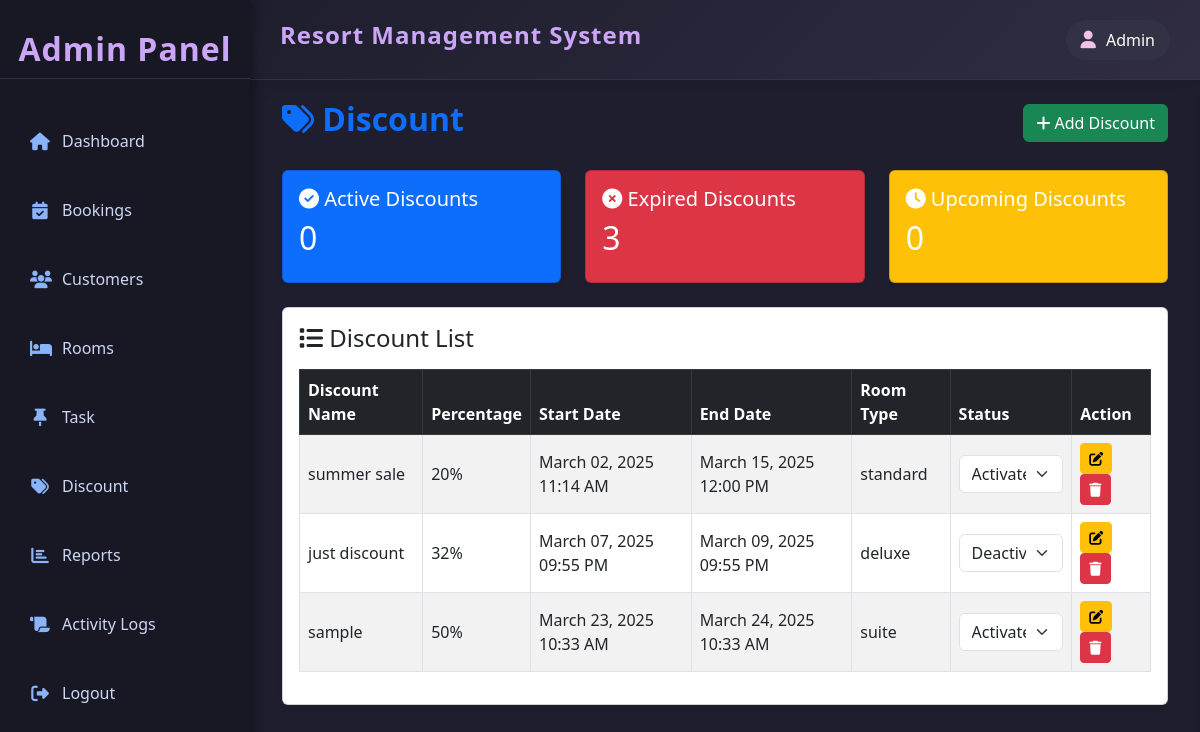
Screenshot of /admin/discount/index.php (signed in) with the database file from the repository.
### tables this page shows
CREATE TABLE IF NOT EXISTS `discount` (
  `discount_id` int(11) NOT NULL AUTO_INCREMENT,
  `discount_name` varchar(50) NOT NULL,
  `discount_percentage` int(11) NOT NULL,
  `discount_start` datetime NOT NULL,
  `discount_end` datetime NOT NULL,
  `discount_status` enum('activate','deactivate') NOT NULL,
  `applicable_room` enum('standard','single_room','deluxe','family_room','studio_room','suite') NOT NULL,
  `created_at` datetime NOT NULL DEFAULT current_timestamp(),
  `updated_at` datetime NOT NULL DEFAULT current_timestamp(),
  PRIMARY KEY (`discount_id`)
);

### admin/includes/system_update.php (called while the page is built, shortened)
<?php
$track_query="SELECT
(SELECT COUNT(*) FROM discount WHERE discount_start<=NOW() && discount_end>=NOW()) AS active_discount,
(SELECT COUNT(*) FROM discount WHERE discount_start<NOW() && discount_end<NOW()) AS expired_discount,
(SELECT COUNT(*) FROM discount WHERE discount_start>NOW() && discount_end>NOW()) AS upcoming_discount;";
?>

### admin/discount/index.php (the view, shortened to what this page needs)
<?php
include('../../resources/database/config.php');
include ('../includes/template.php');
include("../includes/system_update.php");
$discount="SELECT * FROM discount ";
$result=mysqli_query($conn,$discount);
$track_result=mysqli_query($conn,$track_query);
$track=mysqli_fetch_assoc($track_result);
?>
<div class="content" style="color:#fff;">
    <div class="container-fluid">
        <div class="d-flex justify-content-between align-items-center mb-4">
            <h2 class="fw-bold text-primary"><i class="fas fa-tags"></i> Discount</h2>
            <button class="btn btn-success"  onclick="window.location.href='create.php'">
                <i class="fas fa-plus"></i> Add Discount
            </button>
        </div>
        <div class="row mb-4">
            <div class="col-md-4">
                <div class="card text-white bg-primary shadow-sm">
                    <div class="card-body">
                        <h5 class="card-title"><i class="fas fa-check-circle"></i> Active Discounts</h5>
                        <h2><?php echo $track['active_discount'] ?></h2>
                    </div>
                </div>
            </div>
            <div class="col-md-4">
                <div class="card text-white bg-danger shadow-sm">
                    <div class="card-body">
                        <h5 class="card-title"><i class="fas fa-times-circle"></i> Expired Discounts</h5>
                        <h2><?php echo $track['expired_discount'] ?></h2>
                    </div>
                </div>
            </div>
            <div class="col-md-4">
                <div class="card text-white bg-warning shadow-sm">
                    <div class="card-body">
                        <h5 class="card-title"><i class="fas fa-clock"></i> Upcoming Discounts</h5>
                        <h2><?php echo $track['upcoming_discount'] ?></h2>
                    </div>
                </div>
            </div>
        </div>
        <div class="card shadow-sm">
            <div class="card-body">
                <h4 class="mb-3"><i class="fas fa-list"></i> Discount List</h4>
                <div class="table-responsive">
                    <table class="table table-bordered table-striped align-middle">
                        <thead class="table-dark">
                            <tr>
                                <th>Discount Name</th>
                                <th>Percentage</th>
                                <th>Start Date</th>
                                <th>End Date</th>
                                <th>Room Type</th>
                                <th>Status</th>
                                <th>Action</th>
                            </tr>
                        </thead>
                        <tbody>
                            <?php while($row=mysqli_fetch_assoc($result)){
                                $start = date("F d, Y h:i A", strtotime($row['discount_start']));
                                $end= date("F d, Y h:i A", strtotime($row['discount_end']));
                                $status=($row['discount_status'] == 'activate') ? 'selected' : '';
                                echo " <tr>
                                            <td>{$row['discount_name']}</td>
                                            <td>{$row['discount_percentage']}%</td>
                                            <td>$start</td>
                                            <td>$end</td>
                                            <td>{$row['applicable_room']}</td>
                                            <td><form action='update.php?id={$row['discount_id']}' method='POST'>
                                                <select class='form-select' name='status' onchange='this.form.submit()'>
                                                <option value='activate' ". ($status ? "selected" : "") .">Activate</option>
                                                <option value='deactivate' ". ($status ? "" : "selected") .">Deactivate</option>
                                                </select>
                                                <input type='hidden' name='applicable_room' value='{$row['applicable_room']}'>
                                            </form>
                                            </td>
                                            <td>
                                                <a class='btn btn-sm btn-warning' href='edit.php?id={$row['discount_id']}'><i class='fas fa-edit'></i></a>
                                                <a class='btn btn-sm btn-danger' href='delete.php?id={$row['discount_id']}'><i class='fas fa-trash'></i></a>
                                            </td>
                                        </tr>";
                            } ?>
                        </tbody>
                    </table>
                </div>
            </div>
        </div>
    </div>
</div>

### admin/includes/template.php (style rules this page uses)
body { display: grid; grid-template-columns: 250px 100px 100px auto; grid-template-rows: 80px 100px auto 100px; height: 100vh; margin: 0; font-family: 'Segoe UI', Tahoma, Geneva, Verdana, sans-serif; background: #1E1E2E; color: #E0E0E0; }
.content { grid-column: 2 / 5; grid-row: 2 / 5; width: 100%; padding: 20px; background: #1E1E2E; box-shadow: inset 0 5px 15px rgba(0, 0, 0, 0.1); color: black; }

### rows the page displays
discount: discount_name "summer sale", discount_percentage "20", discount_start "March 02, 2025 11:14 AM", discount_end "March 15, 2025 12:00 PM", applicable_room "standard", status "Activate"
discount: discount_name "just discount", discount_percentage "32", discount_start "March 07, 2025 09:55 PM", discount_end "March 09, 2025 09:55 PM", applicable_room "deluxe", status "Deactivate"
discount: discount_name "sample", discount_percentage "50", discount_start "March 23, 2025 10:33 AM", discount_end "March 24, 2025 10:33 AM", applicable_room "suite", status "Activate"

### other values shown
$track['active_discount'] "0"
$track['expired_discount'] "3"
$track['upcoming_discount'] "0"
